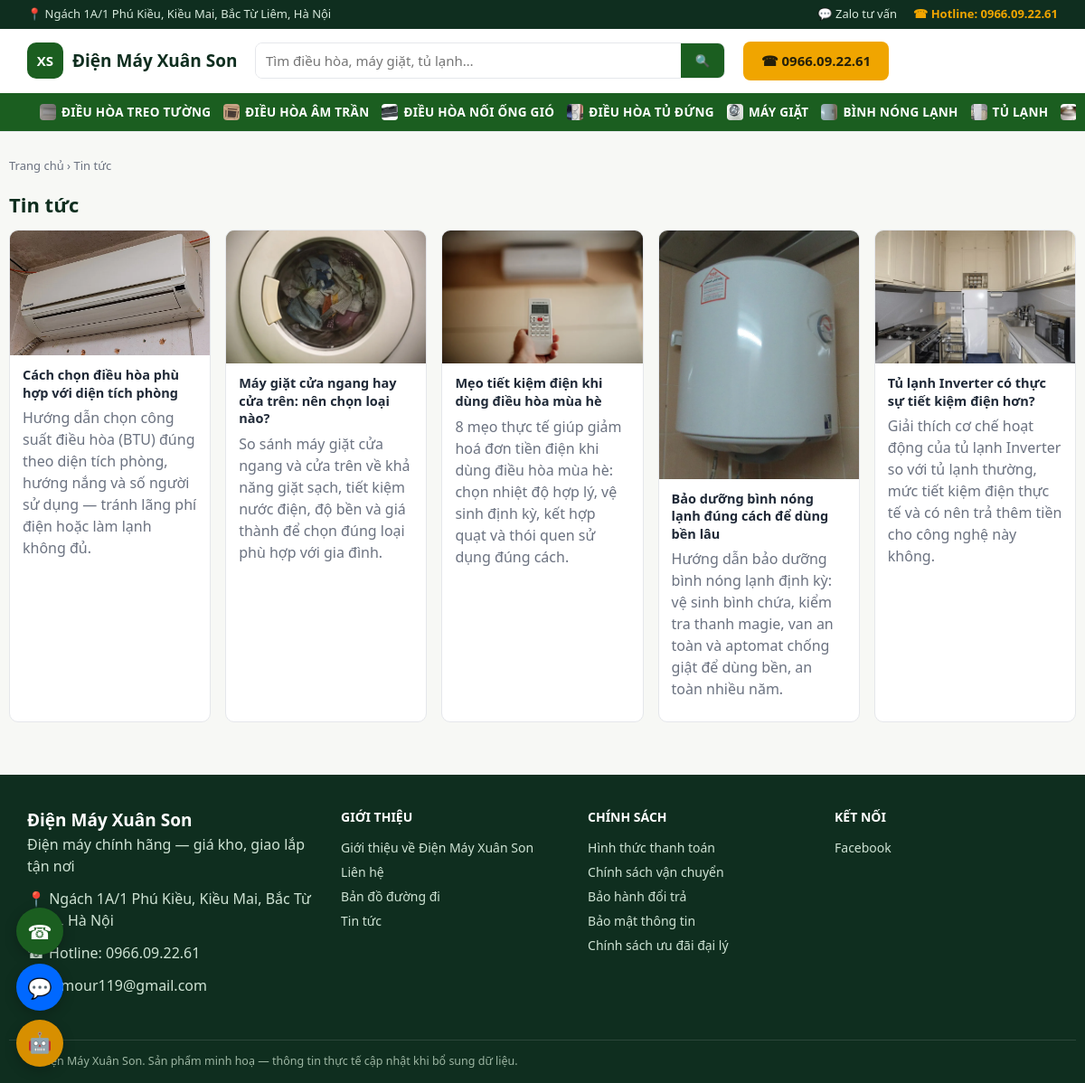
/tin-tuc, run on the app's committed database.
### tables this page shows
CREATE TABLE categories (
    id INTEGER PRIMARY KEY AUTOINCREMENT,
    name TEXT NOT NULL,
    slug TEXT NOT NULL UNIQUE,
    icon TEXT DEFAULT '',
    sort_order INTEGER DEFAULT 0
);

CREATE TABLE articles (
    id INTEGER PRIMARY KEY AUTOINCREMENT,
    title TEXT NOT NULL,
    slug TEXT NOT NULL UNIQUE,
    image TEXT DEFAULT '',
    excerpt TEXT DEFAULT '',
    content TEXT DEFAULT '',
    category TEXT DEFAULT 'Kiến thức tiêu dùng',
    published INTEGER DEFAULT 1,
    created_at TEXT NOT NULL
, meta_title TEXT DEFAULT '', meta_description TEXT DEFAULT '', keyword TEXT DEFAULT '', related_product_ids TEXT DEFAULT '');

### app.py (the view)
@app.route("/tin-tuc")
def article_list_page():
    return render_template("article_list.html", articles=db.list_articles())

### app.py (called while the page is built)
@app.before_request
def load_common():
    g.settings = db.load_settings()
    g.nav_categories = db.list_categories()

@app.context_processor
def inject_globals():
    return {"settings": g.settings, "nav_categories": g.nav_categories}

### db.py (called while the page is built)
@contextmanager
def get_conn():
    conn = sqlite3.connect(DB_PATH)
    conn.row_factory = sqlite3.Row
    conn.execute("PRAGMA foreign_keys = ON")
    try:
        yield conn
        conn.commit()
    finally:
        conn.close()

def load_settings_raw() -> dict:
    try:
        with open(SETTINGS_PATH, encoding="utf-8") as f:
            data = json.load(f)
        merged = dict(DEFAULT_SETTINGS)
        merged.update(data)
        return merged
    except (OSError, json.JSONDecodeError):
        return dict(DEFAULT_SETTINGS)

def load_settings() -> dict:
    merged = load_settings_raw()
    if os.environ.get("GEMINI_API_KEY"):
        merged["gemini_key"] = os.environ["GEMINI_API_KEY"]
    if os.environ.get("CLAUDE_API_KEY"):
        merged["claude_key"] = os.environ["CLAUDE_API_KEY"]
    return merged

def list_categories(conn=None):
    if conn is not None:
        return conn.execute(
            "SELECT * FROM categories ORDER BY sort_order, name"
        ).fetchall()
    with get_conn() as c:
        return c.execute("SELECT * FROM categories ORDER BY sort_order, name").fetchall()

def list_articles(limit=None, published_only=True):
    sql = "SELECT * FROM articles"
    if published_only:
        sql += " WHERE published = 1"
    sql += " ORDER BY created_at DESC"
    params = []
    if limit:
        sql += " LIMIT ?"
        params.append(limit)
    with get_conn() as c:
        return c.execute(sql, params).fetchall()

### templates/article_list.html (shortened to what this page needs)
{% extends "base.html" %}
{% block content %}
<div class="wrap section">
  <nav class="breadcrumb"><a href="{{ url_for('home') }}">Trang chủ</a> › <span>Tin tức</span></nav>
  <h1 class="section-title">Tin tức</h1>
  <div class="news-grid">
    {% for a in articles %}
    <a href="{{ url_for('article_detail_page', slug=a.slug) }}" class="news-card">
      <div class="news-thumb">{% if a.image %}<img src="{{ url_for('static', filename=a.image) }}" alt="{{ a.title }}">{% else %}📰{% endif %}</div>
      <div class="news-body">
        <h3>{{ a.title }}</h3>
        <p class="muted">{{ a.excerpt }}</p>
      </div>
    </a>
    {% else %}
    <p class="muted">Chưa có bài viết nào.</p>
    {% endfor %}
  </div>
</div>
{% endblock %}

### templates/base.html (shortened to what this page needs)
{% from "_macros.html" import cat_icon with context %}
<!doctype html>
<html lang="vi">
<head>
<link rel="stylesheet" href="{{ url_for('static', filename='css/style.css') }}">
</head>
<body>
<div class="topbar">
  <div class="wrap topbar-inner">
    <span>📍 {{ settings.address }}</span>
    <div class="topbar-links">
      {% if settings.zalo %}<a href="https://zalo.me/{{ settings.zalo }}" target="_blank" rel="noopener">💬 Zalo tư vấn</a>{% endif %}
      <a href="tel:{{ settings.hotline|replace('.', '') }}" class="topbar-hotline">☎ Hotline: {{ settings.hotline }}</a>
    </div>
  </div>
</div>
<header class="site-header">
  <div class="wrap header-inner">
    <a href="{{ url_for('home') }}" class="brand">
      <span class="brand-mark">XS</span>
      <span class="brand-name">{{ settings.company_name }}</span>
    </a>
    <form class="search-form" action="{{ url_for('search_page') }}" method="get">
      <input type="text" name="q" placeholder="Tìm điều hòa, máy giặt, tủ lạnh…" value="{{ search_q|default('') }}">
      <button type="submit" aria-label="Tìm kiếm">🔍</button>
    </form>
    <a href="tel:{{ settings.hotline|replace('.', '') }}" class="btn btn-gold header-cta">☎ {{ settings.hotline }}</a>
  </div>
  <nav class="category-nav">
    <div class="wrap category-nav-inner">
      {% for c in nav_categories %}
        <a href="{{ url_for('category_page', slug=c.slug) }}">{{ cat_icon(c.icon, c.name) }} {{ c.name }}</a>
      {% endfor %}
    </div>
  </nav>
</header>
<main>
{% block content %}{% endblock %}
</main>
<footer class="site-footer">
  <div class="wrap footer-inner">
    <div>
      <div class="brand-name footer-brand">{{ settings.company_name }}</div>
      <p>{{ settings.tagline }}</p>
      <p>📍 {{ settings.address }}</p>
      <p>☎ Hotline: <a href="tel:{{ settings.hotline|replace('.', '') }}">{{ settings.hotline }}</a></p>
      {% if settings.email %}<p>✉ {{ settings.email }}</p>{% endif %}
    </div>
    <div>
      <div class="footer-title">Giới thiệu</div>
      <ul class="footer-links">
        <li><a href="{{ url_for('about_page') }}">Giới thiệu về {{ settings.company_name }}</a></li>
        <li><a href="{{ url_for('about_page') }}#lien-he">Liên hệ</a></li>
        <li><a href="{{ url_for('about_page') }}#ban-do">Bản đồ đường đi</a></li>
        <li><a href="{{ url_for('article_list_page') }}">Tin tức</a></li>
      </ul>
    </div>
    <div>
      <div class="footer-title">Chính sách</div>
      <ul class="footer-links">
        <li><a href="{{ url_for('policy_page', slug='thanh-toan') }}">Hình thức thanh toán</a></li>
        <li><a href="{{ url_for('policy_page', slug='van-chuyen') }}">Chính sách vận chuyển</a></li>
        <li><a href="{{ url_for('policy_page', slug='bao-hanh') }}">Bảo hành đổi trả</a></li>
        <li><a href="{{ url_for('policy_page', slug='bao-mat') }}">Bảo mật thông tin</a></li>
        <li><a href="{{ url_for('policy_page', slug='dai-ly') }}">Chính sách ưu đãi đại lý</a></li>
      </ul>
    </div>
    <div>
      <div class="footer-title">Kết nối</div>
      <ul class="footer-links">
        {% if settings.facebook %}<li><a href="{{ settings.facebook }}" target="_blank" rel="noopener">Facebook</a></li>{% endif %}
      </ul>
    </div>
  </div>
  <div class="wrap footer-bottom">© {{ settings.company_name }}. Sản phẩm minh hoạ — thông tin thực tế cập nhật khi bổ sung dữ liệu.</div>
</footer>
{% set is_admin_page = request.path.startswith('/admin') %}
{% set chat_enabled = (settings.claude_key or settings.gemini_key) and not is_admin_page %}
<div class="floating-contact">
  <a href="tel:{{ settings.hotline|replace('.', '') }}" class="floating-btn floating-call" title="Gọi hotline">☎</a>
  {% if settings.zalo %}<a href="https://zalo.me/{{ settings.zalo }}" target="_blank" rel="noopener" class="floating-btn floating-zalo" title="Chat Zalo">💬</a>{% endif %}
  {% if chat_enabled %}
  <button type="button" class="floating-btn floating-ai" id="aiChatToggle" title="Hỏi trợ lý AI">🤖</button>
  {% endif %}
</div>
    {% set lead_variant = 'order' %}
</body>
</html>

### templates/_macros.html (shortened to what this page needs)
{% macro cat_icon(icon, alt, cls="") %}
{% if icon and '/' in icon %}
  <img class="cat-icon-img {{ cls }}" src="{{ url_for('static', filename=icon) }}" alt="{{ alt }}" loading="lazy">
{% else %}
  {{ icon|default('📦') }}
{% endif %}
{% endmacro %}

### static/css/style.css (style rules this page uses)
:root { --green-900:#0f2e1f; --green-700:#1b5e20; --green-600:#2e7d32; --green-50:#eef7ee; --gold-500:#f0a500; --gold-600:#d78f00; --bg:#f7f8f5; --card:#ffffff; --text:#1f2937; --muted:#6b7280; --border:#e5e7eb; --danger:#dc2626; --success:#15803d; --radius:10px; }
* { box-sizing:border-box }
html,body { margin:0;padding:0 }
body { font-family:"Segoe UI",Roboto,Arial,sans-serif; background:var(--bg); color:var(--text); line-height:1.5; }
a { color:inherit;text-decoration:none }
img { max-width:100%;display:block }
h1,h2,h3 { margin:0 0 .5em }
p { margin:0 0 .75em }
ul { margin:0;padding:0;list-style:none }
.wrap { max-width:1180px;margin:0 auto;padding:0 20px }
.muted { color:var(--muted);font-weight:400 }
.btn { display:inline-flex;align-items:center;justify-content:center;gap:.4em; border:none;border-radius:8px;padding:.7em 1.3em;font-size:15px;font-weight:600; cursor:pointer;transition:filter .15s ease; }
.btn-gold { background:var(--gold-500);color:#25200a }
input,select,textarea { width:100%;margin-top:.3em;padding:.6em .7em;border:1px solid var(--border); border-radius:8px;font-size:15px;font-family:inherit;background:#fff;color:var(--text); }
.topbar { background:var(--green-900);color:#d7e9dc;font-size:13px }
.topbar-inner { display:flex;justify-content:space-between;align-items:center;padding:6px 20px;gap:12px;flex-wrap:wrap }
.topbar-hotline { color:var(--gold-500);font-weight:700 }
.topbar-links { display:flex;gap:18px;align-items:center }
.site-header { background:#fff;border-bottom:1px solid var(--border);position:sticky;top:0;z-index:20 }
.header-inner { display:flex;align-items:center;gap:20px;padding:14px 20px }
.brand { display:flex;align-items:center;gap:10px;flex-shrink:0 }
.brand-mark { background:var(--green-700);color:#fff;font-weight:800;font-size:15px; width:40px;height:40px;border-radius:10px;display:flex;align-items:center;justify-content:center; }
.brand-name { font-weight:800;font-size:19px;color:var(--green-900) }
.footer-brand { color:#fff }
.search-form { flex:1;display:flex;max-width:520px;border:1.5px solid var(--border);border-radius:8px;overflow:hidden }
.search-form input { border:none;margin:0;border-radius:0 }
.search-form button { border:none;background:var(--green-700);color:#fff;padding:0 16px;cursor:pointer }
.header-cta { flex-shrink:0 }
.category-nav { background:var(--green-700) }
.category-nav-inner { display:flex;gap:4px;overflow-x:auto }
.category-nav-inner a { color:#fff;padding:11px 14px;font-size:13.5px;font-weight:600;white-space:nowrap; text-transform:uppercase;letter-spacing:.02em;display:flex;align-items:center; }
.category-nav-inner a img.cat-icon-img { display:inline-block;width:18px;height:18px;object-fit:cover;border-radius:4px;margin-right:6px;flex-shrink:0 }
.section { padding:28px 0 }
.section-title { font-size:22px;color:var(--green-900) }
.breadcrumb { font-size:13px;color:var(--muted);margin-bottom:16px }
.news-grid { display:grid;grid-template-columns:repeat(auto-fill,minmax(220px,1fr));gap:16px }
.news-card { background:var(--card);border:1px solid var(--border);border-radius:var(--radius);overflow:hidden;display:flex;flex-direction:column }
.news-thumb { aspect-ratio:16/10;background:var(--green-50);display:flex;align-items:center;justify-content:center;font-size:40px }
.news-thumb img { width:100%;height:100%;object-fit:cover }
.news-body { padding:12px 14px;display:flex;flex-direction:column;gap:6px }
.news-body h3 { font-size:14.5px;line-height:1.35;margin:0 }
.floating-contact { position:fixed;left:18px;bottom:18px;display:flex;flex-direction:column;gap:10px;z-index:50 }
.floating-btn { width:52px;height:52px;border-radius:50%;display:flex;align-items:center;justify-content:center; font-size:22px;box-shadow:0 4px 14px rgba(0,0,0,.22);color:#fff;border:none;cursor:pointer; }
.floating-call { background:var(--green-700) }
.floating-zalo { background:#0068ff }
.floating-ai { background:var(--gold-600) }
.site-footer { background:var(--green-900);color:#cfe3d4;margin-top:30px }
.footer-inner { display:grid;grid-template-columns:1.3fr 1fr 1fr 1fr;gap:26px;padding:36px 20px }
.footer-title { font-weight:700;color:#fff;margin-bottom:10px;font-size:14px;text-transform:uppercase }
.footer-links li { padding:3px 0;font-size:14px }
.footer-bottom { border-top:1px solid rgba(255,255,255,.12);padding:14px 20px;font-size:12.5px;color:#9db6a3 }
.site-footer a { color:#cfe3d4 }

### data on the page
categories: icon (picture), name "ĐIỀU HÒA TREO TƯỜNG"
categories: icon (picture), name "ĐIỀU HÒA ÂM TRẦN"
categories: icon (picture), name "ĐIỀU HÒA NỐI ỐNG GIÓ"
categories: icon (picture), name "ĐIỀU HÒA TỦ ĐỨNG"
categories: icon (picture), name "MÁY GIẶT"
categories: icon (picture), name "BÌNH NÓNG LẠNH"
categories: icon (picture), name "TỦ LẠNH"
categories: icon (picture)
articles: image (picture), title "Cách chọn điều hòa phù hợp với diện tích phòng", excerpt "Hướng dẫn chọn công suất điều hòa (BTU) đúng theo diện tích phòng, hướng nắng và số người sử dụng — tránh lãng phí điện hoặc làm lạnh không đủ."
articles: image (picture), title "Máy giặt cửa ngang hay cửa trên: nên chọn loại nào?", excerpt "So sánh máy giặt cửa ngang và cửa trên về khả năng giặt sạch, tiết kiệm nước điện, độ bền và giá thành để chọn đúng loại phù hợp với gia đình."
articles: image (picture), title "Mẹo tiết kiệm điện khi dùng điều hòa mùa hè", excerpt "8 mẹo thực tế giúp giảm hoá đơn tiền điện khi dùng điều hòa mùa hè: chọn nhiệt độ hợp lý, vệ sinh định kỳ, kết hợp quạt và thói quen sử dụng đúng cách."
articles: image (picture), title "Bảo dưỡng bình nóng lạnh đúng cách để dùng bền lâu", excerpt "Hướng dẫn bảo dưỡng bình nóng lạnh định kỳ: vệ sinh bình chứa, kiểm tra thanh magie, van an toàn và aptomat chống giật để dùng bền, an toàn nhiều năm."
articles: image (picture), title "Tủ lạnh Inverter có thực sự tiết kiệm điện hơn?", excerpt "Giải thích cơ chế hoạt động của tủ lạnh Inverter so với tủ lạnh thường, mức tiết kiệm điện thực tế và có nên trả thêm tiền cho công nghệ này không."

### other printed values
{{ settings.address }} "Ngách 1A/1 Phú Kiều, Kiều Mai, Bắc Từ Liêm, Hà Nội"
{{ settings.hotline }} "0966.09.22.61"
{{ settings.company_name }} "Điện Máy Xuân Son"
{{ settings.tagline }} "Điện máy chính hãng — giá kho, giao lắp tận nơi"
{{ settings.email }} "humour119@gmail.com"
